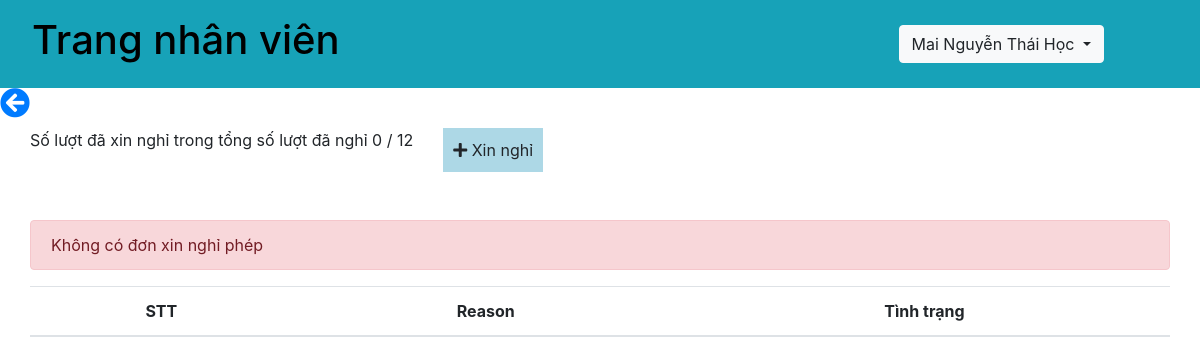
The page /api/nghiphep.php (signed in) on the database its author committed.
### tables this page shows
CREATE TABLE `nhanvien` (
  `id` int(11) NOT NULL,
  `name` varchar(100) NOT NULL,
  `username` varchar(50) NOT NULL,
  `password` varchar(100) NOT NULL,
  `maPB` varchar(50) NOT NULL,
  `chucvu` varchar(100) NOT NULL,
  `image` varchar(50) NOT NULL,
  `tongngaynghi` int(11) NOT NULL,
  `duocnghi` int(11) NOT NULL,
  `status` int(11) NOT NULL,
  `cmnd` varchar(20) NOT NULL,
  `email` varchar(50) NOT NULL,
  `sdt` int(11) NOT NULL,
  `diachi` varchar(100) NOT NULL
);

### db.php (called while the page is built, shortened)
<?php
    function open_database(){
        $conn = mysqli_connect(host, username, password, db);
        return $conn;
    }
    function get_info_nhanvien($username){
        $conn = open_database();
        $sql = "SELECT * FROM nhanvien WHERE username = ?";
        $stmt = $conn->prepare($sql);
        $stmt->bind_param("s", $username);
        if(!$stmt->execute()){
            return array('code' => 1, 'message' =>'Cannot execute query');
        }
        $result = $stmt->get_result();
        $data = $result->fetch_assoc();
        return array('code' => 0, 'message' =>'', 'data' => $data);
    }
    function check_truong_phong($name, $maPB){
        $conn = open_database();
        $chucvu = "trưởng phòng";
        $sql = "select * from nhanvien where name = ? and maPB = ? and chucvu = ?";
        $stmt = $conn->prepare($sql);
        $stmt->bind_param('sss', $name, $maPB, $chucvu);
        if(!$stmt->execute()){
            return array('code'=>1, 'message'=>'cannot execute command');
        }
        $result = $stmt->get_result();
        if($result->num_rows == 0){
            return false;
        }
        return true;
    }
    function get_don_nghiphep($nameNv){
        $conn = open_database();
        $sql = "SELECT * from nghiphep where name = ?";
        $stmt = $conn->prepare($sql);
        $stmt->bind_param('s', $nameNv);
        if(!$stmt->execute()){
            return array('code' => 1, 'message' =>'cannot execute command');
        }
        $result = $stmt->get_result();
        if($result->num_rows == 0){
            return array('code'=>2, 'message'=>'Không có đơn xin nghỉ nào');
        }
        return array('code'=>0, 'message'=>'', 'data'=>$data);
    }
?>

### api/nghiphep.php (the view, shortened to what this page needs)
<?php
    require_once('../db.php');
?>
<!DOCTYPE html>
<html lang="en">
<head>
    <link rel="stylesheet" href="https://maxcdn.bootstrapcdn.com/bootstrap/4.5.2/css/bootstrap.min.css">
	<link rel="stylesheet" href="https://use.fontawesome.com/releases/v5.15.4/css/all.css">
</head>
<body>
    <?php
        $username = $_SESSION["username"];
        if($username == "admin"){
            $nameNV = $_GET['name'];
            $result = get_info_admin($username);
            if($result['code'] == 0){
                $data = $result['data'];
            }
            ?>
                <nav class="navbar navbar-expand-sm bg-info justify-content-between">
                    <div class="nav-item">
                        <h1 class="nav-link">Trang giám đốc</h1>
                    </div>
                    <div class="nav-item">
                        <div class="dropdown">
                            <button type="button" class="btn btn-light dropdown-toggle" data-toggle="dropdown">
                            <?= $data['name'] ?>
                            </button>
                            <div class="dropdown-menu">
                                <a class="dropdown-item" href="../logout.php">Đăng xuất</a>
                            </div>
                        </div>
                    </div>
                </nav>
            <?php
        }else{
            $result = get_info_nhanvien($username);
            if($result['code'] == 0){
                $data = $result['data'];
            }
            ?>
                <nav class="navbar navbar-expand-sm bg-info justify-content-between">
                    <div class="nav-item">
                        <h1 class="nav-link"><a href="../index.php" style="text-decoration: none; color: black;">Trang nhân viên</a></h1>
                    </div>
                    <div class="nav-item">
                        <div class="dropdown">
                            <button type="button" class="btn btn-light dropdown-toggle" data-toggle="dropdown">
                            <?= $data['name'] ?>
                            </button>
                        </div>
                    </div>
                </nav>
            <?php
        }
    ?>
    <a style="text-decoreation: none;" href="../index.php"><i class="fas fa-arrow-circle-left"></i></a>
    <div class="container mt-2">
        <div class="row mb-5">
            <span>Số lượt đã xin nghỉ trong tổng số lượt đã nghỉ <?=$data['tongngaynghi']?> / <?=$data['duocnghi']?></span>
            <span style="background: lightblue; padding: 10px; margin-left: 30px; cursor: pointer;"><i class="fas fa-plus" data-toggle="modal" data-target="#confirm-xin-nghi"></i> Xin nghỉ</span>
        </div>
        <div class="row">
            <?php
                if(check_truong_phong($data['name'], $data['maPB']) == false){
                    ?>
                        <div class="table-responsive">
                            <table class="table table-lg table-striped text-center">
                                <thead>
                                <tr>
                                    <th>STT</th>
                                    <th>Reason</th>
                                    <th>Tình trạng</th>
                                </tr>
                                </thead>
                                <tbody>
                                <?php
                                    $stt = 1;
                                    $resultList = get_don_nghiphep($data['name']);
                                    if($resultList['code'] == 0){
                                        $data1 = $resultList['data'];
                                        if(count($data1) > 0 && is_array($data1)){
                                            foreach ($data1 as $row1) {
                                                ?>
                                                <tr>
                                                    <td><?=$stt?></td>
                                                    <td><?=$row1['reason']?></td>
                                                    <td><?=$row1['status']?></td>
                                                </tr>
                                                <?php
                                                $stt += 1;
                                            }
                                        }
                                    }else{
                                        ?>
                                            <div class="alert alert-danger">Không có đơn xin nghỉ phép</div>
                                        <?php
                                    }
                                ?>
                                </tbody>
                            </table>
                        </div>
                    <?php
                }else if(check_truong_phong($data['name'], $data['maPB']) == true){
                    ?>
                        <div class="table-responsive">
                            <table class="table table-lg table-striped text-center">
                                <thead>
                                <tr>
                                    <th>STT</th>
                                    <th>Name</th>
                                    <th>Reason</th>
                                    <th>Tình trạng</th>
                                </tr>
                                </thead>
                                <tbody>
                                <?php
                                    $stt = 1;
                                    $resultList = get_don_nghiphep($data['name']);
                                    if($resultList['code'] == 0){
                                        $data1 = $resultList['data'];
                                        if(count($data1) > 0 && is_array($data1)){
                                            foreach ($data1 as $row1) {
                                                ?>
                                                <tr>
                                                    <td><?=$stt?></td>
                                                    <td><?=$row1['name']?></td>
                                                    <td><?=$row1['reason']?></td>
                                                    <td><?=$row1['status']?></td>
                                                </tr>
                                                <?php
                                                $stt += 1;
                                            }
                                        }
                                    }else{
                                        ?>
                                            <div class="alert alert-danger">Không có đơn xin nghỉ phép</div>
                                        <?php
                                    }
                                ?>
                                </tbody>
                            </table>
                        </div>
                    <?php
                }
            ?>
        </div>
    </div>
</body>
</html>

### api/nghiphep.php (style rules this page uses)
.nav-item .dropdown { margin-right: 80px; }
a i { font-size: 30px; }

### rows shown on the page
nhanvien: name "Mai Nguyễn Thái Học", tongngaynghi "0", duocnghi "12"
